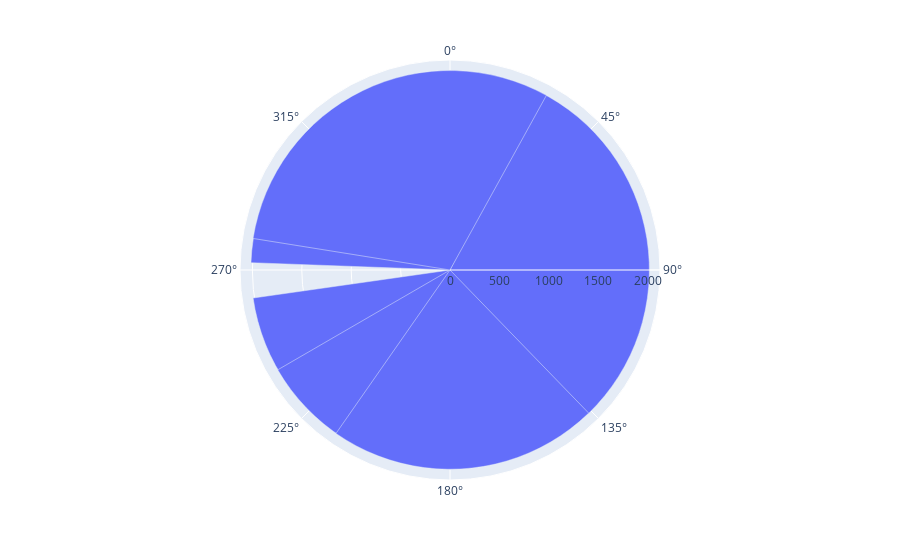

Source (notebook cell):
### Code cell
px.bar_polar(r=years, theta=sales)

### Figure 1 — Plotly figure (JSON) as saved in the notebook; plotly's stock layout.template omitted (floating-point values rounded to 4 significant figures)
{"data": [{"hovertemplate": "r=%{r}<br>theta=%{theta}<extra></extra>", "legendgroup": "", "marker": {"color": "#636efa", "pattern": {"shape": ""}}, "name": "", "r": [2010, 2011, 2012, 2013, 2014, 2015, 2016, 2017, 2018, 2019], "showlegend": false, "subplot": "polar", "theta": [1515, 3270, 3663, 4167, 4685, 3785, 3927, 2320, 1161, 4294], "type": "barpolar"}], "layout": {"barmode": "relative", "legend": {"tracegroupgap": 0}, "margin": {"t": 60}, "polar": {"angularaxis": {"direction": "clockwise", "rotation": 90}, "domain": {"x": [0, 1], "y": [0, 1]}}}}
